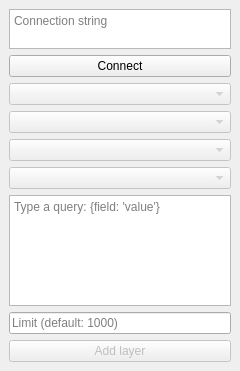
<?xml version="1.0" encoding="UTF-8"?>
<ui version="4.0">
 <class>DockWidget</class>
 <widget class="QDockWidget" name="DockWidget">
  <property name="windowModality">
   <enum>Qt::ApplicationModal</enum>
  </property>
  <property name="geometry">
   <rect>
    <x>0</x>
    <y>0</y>
    <width>240</width>
    <height>371</height>
   </rect>
  </property>
  <property name="minimumSize">
   <size>
    <width>150</width>
    <height>200</height>
   </size>
  </property>
  <property name="windowTitle">
   <string>Add MongoDB Layer</string>
  </property>
  <widget class="QWidget" name="dockWidgetContents">
   <layout class="QVBoxLayout" name="verticalLayout_2" stretch="1,0,1,0,0,0,0,0,0">
    <item>
     <widget class="QPlainTextEdit" name="connectionTextEdit">
      <property name="locale">
       <locale language="C" country="AnyCountry"/>
      </property>
      <property name="placeholderText">
       <string>Connection string</string>
      </property>
      <property name="minimumSize">
       <size>
        <width>100</width>
        <height>40</height>
       </size>
      </property>
     </widget>
    </item>
    <item>
     <widget class="QPushButton" name="connectionButton">
      <property name="sizePolicy">
       <sizepolicy hsizetype="Preferred" vsizetype="Fixed">
        <horstretch>0</horstretch>
        <verstretch>0</verstretch>
       </sizepolicy>
      </property>
      <property name="locale">
       <locale language="C" country="AnyCountry"/>
      </property>
      <property name="text">
       <string>Connect</string>
      </property>
     </widget>
    </item>
    <item>
     <widget class="QComboBox" name="databaseBox">
      <property name="enabled">
       <bool>false</bool>
      </property>
      <property name="sizePolicy">
       <sizepolicy hsizetype="Preferred" vsizetype="Fixed">
        <horstretch>0</horstretch>
        <verstretch>0</verstretch>
       </sizepolicy>
      </property>
      <property name="toolTip">
       <string/>
      </property>
      <property name="locale">
       <locale language="C" country="AnyCountry"/>
      </property>
      <property name="currentText">
       <string/>
      </property>
      <property name="placeholderText">
       <string>Database</string>
      </property>
     </widget>
    </item>
    <item>
     <widget class="QComboBox" name="collectionBox">
      <property name="enabled">
       <bool>false</bool>
      </property>
      <property name="toolTip">
       <string/>
      </property>
      <property name="locale">
       <locale language="C" country="AnyCountry"/>
      </property>
      <property name="placeholderText">
       <string>Collection</string>
      </property>
     </widget>
    </item>
    <item>
     <widget class="QComboBox" name="geometryFieldBox">
      <property name="enabled">
       <bool>false</bool>
      </property>
      <property name="locale">
       <locale language="C" country="AnyCountry"/>
      </property>
      <property name="placeholderText">
       <string>Geometry field</string>
      </property>
     </widget>
    </item>
    <item>
     <widget class="QComboBox" name="geometryFormatBox">
      <property name="enabled">
       <bool>false</bool>
      </property>
      <property name="placeholderText">
       <string>Geometry format</string>
      </property>
     </widget>
    </item>
    <item>
     <widget class="QPlainTextEdit" name="queryTextEdit">
      <property name="toolTip">
       <string/>
      </property>
      <property name="locale">
       <locale language="C" country="AnyCountry"/>
      </property>
      <property name="placeholderText">
       <string>Type a query: {field: 'value'}</string>
      </property>
      <property name="minimumSize">
       <size>
        <width>100</width>
        <height>40</height>
       </size>
      </property>
     </widget>
    </item>
    <item>
     <widget class="QLineEdit" name="limitEdit">
      <property name="placeholderText">
       <string>Limit (default: 1000)</string>
      </property>
     </widget>
    </item>
    <item>
     <widget class="QPushButton" name="addLayerButton">
      <property name="enabled">
       <bool>false</bool>
      </property>
      <property name="text">
       <string>Add layer</string>
      </property>
     </widget>
    </item>
   </layout>
   <zorder>collectionBox</zorder>
   <zorder>connectionButton</zorder>
   <zorder>databaseBox</zorder>
   <zorder>connectionTextEdit</zorder>
   <zorder>queryTextEdit</zorder>
   <zorder>addLayerButton</zorder>
   <zorder>geometryFieldBox</zorder>
   <zorder>geometryFormatBox</zorder>
   <zorder>limitEdit</zorder>
  </widget>
 </widget>
 <tabstops>
  <tabstop>connectionButton</tabstop>
  <tabstop>collectionBox</tabstop>
 </tabstops>
 <resources/>
 <connections/>
</ui>
